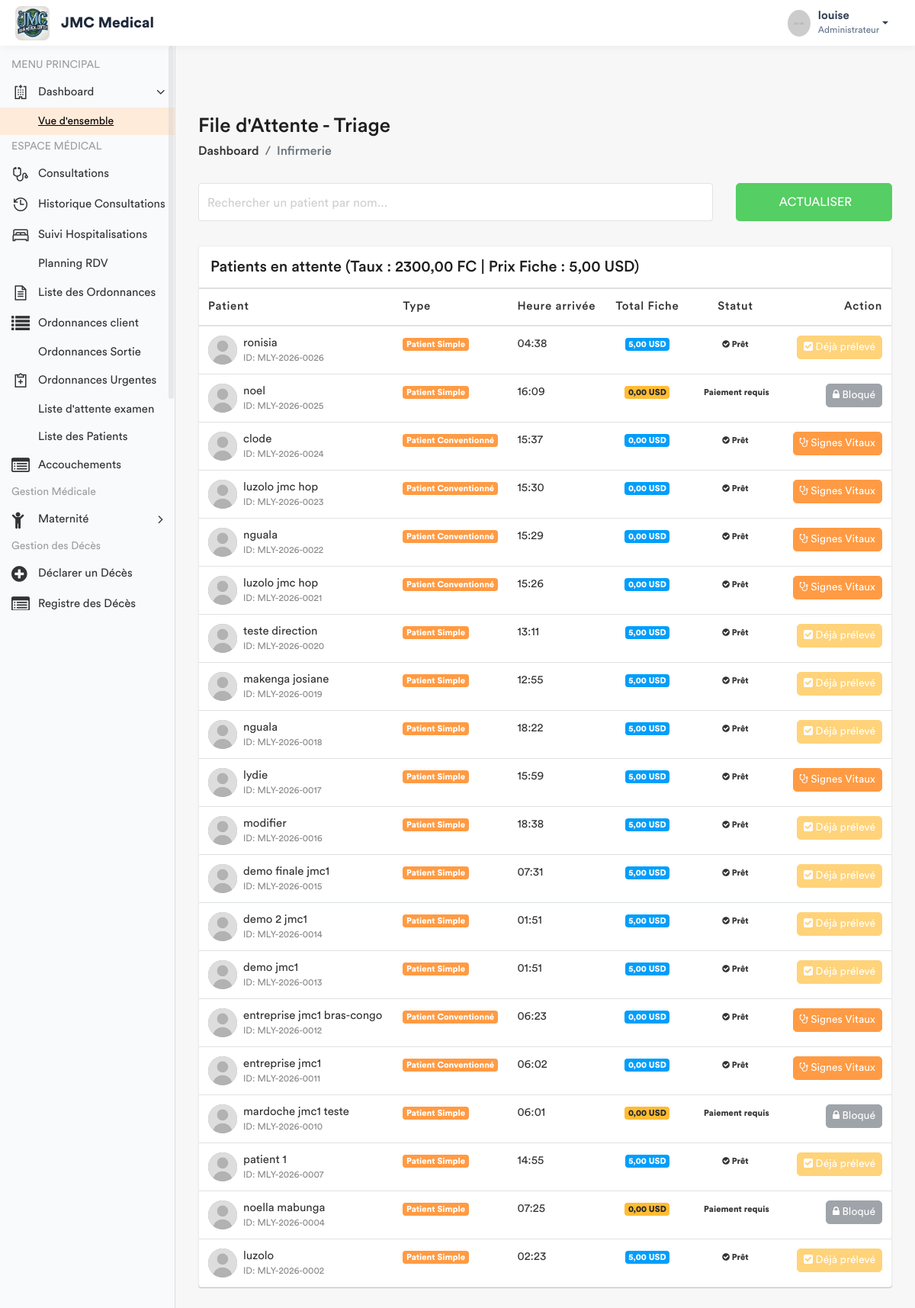
Screenshot of /infirmerie/attente/ (signed in) with the database file from the repository.
### app/models.py (models this page shows, shortened)
class ConfigurationHopital(models.Model):
    taux_usd_en_cdf = models.DecimalField(max_digits=10, decimal_places=2, default=Decimal('2500.00'))
    derniere_mise_a_jour = models.DateTimeField(auto_now=True)
    class Meta:
        verbose_name = "Configuration du Taux"
    @classmethod
    def get_taux(cls):
        config = cls.objects.first()
        if config:
            return config.taux_usd_en_cdf
        return Decimal('2500.00')

class Prestation(models.Model):
    CATEGORIES = [
        ('ADM', 'Administratif'),
        ('CONS', 'Consultation'),
        ('LABO', 'Laboratoire'),
        ('SOIN', 'Soins'),
        ('ECHO', 'Échographie'),
        ('RADIO', 'Radiologie'),
        ('SCAN', 'Scanner'),
        ('IRM', 'IRM'),
        ('CARDIO', 'Cardiographie'),
        ('GYNECO', 'Gynécographie'),
        ('ONCO', 'Oncologie'),
        ('ORTHO', 'Orthopédie'),
        ('DERMA', 'Dermatologie'),
        ('OPHTA', 'Ophtalmologie'),
        ('PSY', 'Psychiatrie'),
        ('KINE', 'Rééducation / Kinésithérapie'),
        ('MED', 'Acte Médical'),
        ('CHIR', 'Acte Chirurgical'),
        ('CONS_MAT', 'Consultation Maternité'),
        ('MAT', 'Forfait Maternité / Accouchement'),
    ]
    libelle = models.CharField(max_length=200, verbose_name="Libellé")
    categorie = models.CharField(max_length=10, choices=CATEGORIES, verbose_name="Catégorie")
    prix = models.DecimalField(max_digits=10, decimal_places=2, default=Decimal('0.00'), verbose_name="Prix (USD)")
    hopital =  models.ForeignKey(Hopital, on_delete= models.SET_NULL , null = True , related_name = 'hopital_prestation')
    valeur_normale = models.CharField(
        max_length=150, blank=True, null=True,
        verbose_name="Valeur Normale / Référence (Labo uniquement)",
        help_text="Ex: 70-110 mg/dl, Négatif, etc."
    )
    class Meta:
        verbose_name = "Prestation"
        verbose_name_plural = "Prestations"

class Patient(models.Model):
    TYPE_CHOICES = [
        ('SIMPLE', 'Patient Simple'),
        ('FIDELE', 'Patient Fidèle'),
        ('CONVENTIONNE', 'Patient Conventionné'),
    ]
    code_patient = models.CharField(max_length=20, unique=True, editable=False)
    noms = models.CharField(max_length=100)
    service = models.ForeignKey('Service', on_delete=models.PROTECT, related_name='patients', null=True)
    sexe = models.CharField(max_length=1, choices=[('M', 'Masculin'), ('F', 'Féminin')])
    age = models.CharField(max_length=30)
    adresse = models.TextField()
    telephone = models.CharField(max_length=20)
    hopital = models.ForeignKey(Hopital , on_delete=models.SET_NULL , related_name= 'patient_hopital', null = True)
    type_patient = models.CharField(max_length=15, choices=TYPE_CHOICES, default='SIMPLE')
    a_carte_fidelite = models.BooleanField(default=False, verbose_name="Possède carte de fidélité")
    entreprise = models.ForeignKey(
        'Entreprise',
        on_delete=models.SET_NULL,
        null=True,
        blank=True,
        related_name='patients',
        verbose_name="Entreprise (si conventionné)"
    )
    fiche_payee = models.BooleanField(default=False)
    created_by = models.ForeignKey(User, on_delete=models.SET_NULL, null=True, related_name='patients_crees')
    date_creation = models.DateTimeField(auto_now_add=True)
    date_modification = models.DateTimeField(auto_now=True)

### app/views.py (the view)
# urls.py: path('infirmerie/attente/', views.liste_attente_triage, name='liste_attente_triage'),
@login_required
def liste_attente_triage(request):
    taux = ConfigurationHopital.get_taux()
    role = Fonction.objects.select_related('hopital', 'fonctionKey').filter(userKey=request.user).first()
    hopital_user = role.hopital if role else None
    if not hopital_user:
        messages.error(request, "Votre compte n'est rattaché à aucun hôpital.")
        return redirect('enregistrement_patient')
    prestation_fiche = Prestation.objects.filter(
        categorie='ADM',
        libelle__icontains='Fiche',
        hopital=hopital_user
    ).first()
    prix_fiche_usd = prestation_fiche.prix if prestation_fiche else Decimal('6.00')
    patients_liste = Patient.objects.filter(hopital=hopital_user).order_by('-date_creation')
    for patient in patients_liste:
        if patient.type_patient != 'SIMPLE':
            patient.a_solde_fiche = True
            patient.total_fiche_usd = Decimal('0.00')
            patient.doit_payer_fiche = False
        else:
            patient.doit_payer_fiche = True
            paiements = Paiement.objects.filter(patient=patient, service='FICHE', hopital=hopital_user)
            total_paye_usd = sum([
                p.montant_verse if p.devise == 'USD' else (p.montant_verse / taux)
                for p in paiements
            ], Decimal('0.00'))
            patient.total_fiche_usd = total_paye_usd
            patient.a_solde_fiche = total_paye_usd >= prix_fiche_usd
        patient.a_signes_vitaux_deja_pris = SigneVital.objects.filter(patient=patient).exists()
    fonctionKey = role.fonctionKey.roleName if (role and role.fonctionKey) else None
    return render(request, 'back-end/infirmerie/liste_attente.html', {
        'patients': patients_liste,
        'taux': taux,
        'prix_fiche': prix_fiche_usd,
        'fonctionKey': fonctionKey
    })

### app/templates/back-end/infirmerie/liste_attente.html (shortened to what this page needs)
<!DOCTYPE html>
{% load static %}
<html lang="fr">
    <head>
        {% include 'back-end/includes/css.html' %}
    </head>
    <body>
        <div class="main-wrapper">
            {% include 'back-end/includes/header.html' %}
            {% include 'back-end/includes/sidebar.html' %}
            <div class="page-wrapper">
                <div class="content container-fluid">
                    <div class="page-header">
                        <div class="row align-items-center">
                            <div class="col">
                                <h3 class="page-title">File d'Attente - Triage</h3>
                                <ul class="breadcrumb">
                                    <li class="breadcrumb-item"><a href="{% url 'dashboard' %}">Dashboard</a></li>
                                    <li class="breadcrumb-item active">Infirmerie</li>
                                </ul>
                            </div>
                        </div>
                    </div>
                    <div class="row filter-row">
                        <div class="col-sm-9 col-md-9">
                            <div class="form-group form-focus">
                                <input type="text" id="searchPatient" class="form-control floating" onkeyup="filterTable()">
                                <label class="focus-label">Rechercher un patient par nom...</label>
                            </div>
                        </div>
                        <div class="col-sm-3 col-md-3">
                            <button class="btn btn-success btn-block" onclick="window.location.reload();">  Actualiser </button>
                        </div>
                    </div>
                    <div class="card card-table mt-3">
                        <div class="card-header">
                            <h4 class="card-title mb-0">Patients en attente (Taux : {{ taux }} FC | Prix Fiche : {{ prix_fiche }} USD)</h4>
                        </div>
                        <div class="card-body">
                            <div class="table-responsive">
                                <table class="table table-hover table-center mb-0" id="patientTable">
                                    <thead>
                                        <tr>
                                            <th>Patient</th>
                                            <th>Type</th>
                                            <th>Heure arrivée</th>
                                            <th class="text-center">Total Fiche</th>
                                            <th class="text-center">Statut</th>
                                            <th class="text-right">Action</th>
                                        </tr>
                                    </thead>
                                    <tbody>
                                        {% for patient in patients %}
                                        <tr>
                                            <td>
                                                <h2 class="table-avatar">
                                                    <a href="#" class="avatar avatar-sm mr-2">
                                                        <img class="avatar-img rounded-circle" src="{% static 'back-end/assets/img/user.jpg' %}" alt="User">
                                                    </a>
                                                    <a href="#">{{ patient.noms }} <span>ID: {{ patient.code_patient }}</span></a>
                                                </h2>
                                            </td>
                                            <td><span class="badge badge-primary">{{ patient.get_type_patient_display }}</span></td>
                                            <td>{{ patient.date_creation|date:"H:i" }}</td>
                                            <td class="text-center">
                                                <span class="badge {% if patient.a_solde_fiche %}badge-info{% else %}badge-warning{% endif %}">
                                                    {{ patient.total_fiche_usd|floatformat:2 }} USD
                                                </span>
                                            </td>
                                            <td class="text-center">
                                                {% if patient.a_solde_fiche %}
                                                    <span class="badge badge-success-border"><i class="fa fa-check-circle"></i> Prêt</span>
                                                {% else %}
                                                    <span class="badge badge-danger-border"> Paiement requis</span>
                                                {% endif %}
                                            </td>
                                            <td class="text-right">
                                                {% if not patient.a_solde_fiche and patient.doit_payer_fiche %}
                                                    <button class="btn btn-secondary btn-sm" disabled title="Le patient doit solder {{ prix_fiche }} USD">
                                                        <i class="fa fa-lock"></i> Bloqué
                                                    </button>
                                                {% elif patient.a_signes_vitaux_deja_pris %}
                                                    <button class="btn btn-warning btn-sm" disabled>
                                                        <i class="fa fa-check-square"></i> Déjà prélevé
                                                    </button>
                                                {% else %}
                                                    <a href="{% url 'saisir_signes' patient.id %}" class="btn btn-primary btn-sm">
                                                        <i class="fa fa-stethoscope"></i> Signes Vitaux
                                                    </a>
                                                {% endif %}
                                            </td>
                                        </tr>
                                        {% empty %}
                                        <tr>
                                            <td colspan="6" class="text-center py-4">Aucun patient en attente.</td>
                                        </tr>
                                        {% endfor %}
                                    </tbody>
                                </table>
                            </div>
                        </div>
                    </div>
                </div>
            </div>
        </div>
    </body>
</html>

### app/templates/back-end/includes/header.html (shortened to what this page needs)
{% load static %}
<header class="header-modern" style="background: #ffffff; height: 60px; box-shadow: 0 2px 10px rgba(0,0,0,0.05); display: flex; align-items: center; padding: 0 20px; position: relative; z-index: 1060;">
    <div class="header-left" style="display: flex; align-items: center;">
        <a href="{% url 'home' %}" class="logo">
            <img src="{% static 'front-end/assets/img/dr/jmc.jpeg' %}" width="45" height="45" alt="Moyanoli" style="border-radius: 8px;">
        </a>
        <span style="font-weight: 700; font-size: 1.2rem; margin-left: 15px; color: #1e293b;">JMC Medical</span>
    </div>
    <ul class="nav user-menu" style="list-style: none; display: flex; align-items: center; margin-left: auto;">
        <li class="nav-item dropdown has-arrow main-drop">
            <a href="#" class="dropdown-toggle nav-link" data-toggle="dropdown" style="display: flex; align-items: center; color: #334155; text-decoration: none;">
                <span class="user-img" style="margin-right: 10px;">
                    <img src="{% static 'back-end/assets/img/profiles/avatar-21.jpg' %}" width="35" height="35" alt="User" style="border-radius: 50%;">
                </span>
                <div style="line-height: 1.2;">
                    <span style="font-weight: 600; display: block;">{{ user.username }}</span>
                    <span style="font-size: 0.75rem; color: #64748b;">Administrateur</span>
                </div>
            </a>
        </li>
    </ul>
</header>

### rows the page displays
ConfigurationHopital: taux_usd_en_cdf "2300,00"
Prestation: prix "5,00"
Patient: noms "ronisia", code_patient "MLY-2026-0026", type_patient "Patient Simple", date_creation "04:38", total_fiche_usd "5,00", shows "Prêt", shows "Déjà prélevé"
Patient: noms "noel", code_patient "MLY-2026-0025", type_patient "Patient Simple", date_creation "16:09", total_fiche_usd "0,00", shows "Paiement requis"
Patient: noms "clode", code_patient "MLY-2026-0024", type_patient "Patient Conventionné", date_creation "15:37", total_fiche_usd "0,00", shows "Prêt", shows "Signes Vitaux"
Patient: noms "luzolo jmc hop", code_patient "MLY-2026-0023", type_patient "Patient Conventionné", date_creation "15:30", total_fiche_usd "0,00", shows "Prêt", shows "Signes Vitaux"
Patient: noms "nguala", code_patient "MLY-2026-0022", type_patient "Patient Conventionné", date_creation "15:29", total_fiche_usd "0,00", shows "Prêt", shows "Signes Vitaux"
Patient: noms "luzolo jmc hop", code_patient "MLY-2026-0021", type_patient "Patient Conventionné", date_creation "15:26", total_fiche_usd "0,00", shows "Prêt", shows "Signes Vitaux"
Patient: noms "teste direction", code_patient "MLY-2026-0020", type_patient "Patient Simple", date_creation "13:11", total_fiche_usd "5,00", shows "Prêt", shows "Déjà prélevé"
Patient: noms "makenga josiane", code_patient "MLY-2026-0019", type_patient "Patient Simple", date_creation "12:55", total_fiche_usd "5,00", shows "Prêt", shows "Déjà prélevé"
Patient: noms "nguala", code_patient "MLY-2026-0018", type_patient "Patient Simple", date_creation "18:22", total_fiche_usd "5,00", shows "Prêt", shows "Déjà prélevé"
Patient: noms "lydie", code_patient "MLY-2026-0017", type_patient "Patient Simple", date_creation "15:59", total_fiche_usd "5,00", shows "Prêt", shows "Signes Vitaux"
Patient: noms "modifier", code_patient "MLY-2026-0016", type_patient "Patient Simple", date_creation "18:38", total_fiche_usd "5,00", shows "Prêt", shows "Déjà prélevé"
Patient: noms "demo finale jmc1", code_patient "MLY-2026-0015", type_patient "Patient Simple", date_creation "07:31", total_fiche_usd "5,00", shows "Prêt", shows "Déjà prélevé"
Patient: noms "demo 2 jmc1", code_patient "MLY-2026-0014", type_patient "Patient Simple", date_creation "01:51", total_fiche_usd "5,00", shows "Prêt", shows "Déjà prélevé"
Patient: noms "demo jmc1", code_patient "MLY-2026-0013", type_patient "Patient Simple", date_creation "01:51", total_fiche_usd "5,00", shows "Prêt", shows "Déjà prélevé"
Patient: noms "entreprise jmc1 bras-congo", code_patient "MLY-2026-0012", type_patient "Patient Conventionné", date_creation "06:23", total_fiche_usd "0,00", shows "Prêt", shows "Signes Vitaux"
Patient: noms "entreprise jmc1", code_patient "MLY-2026-0011", type_patient "Patient Conventionné", date_creation "06:02", total_fiche_usd "0,00", shows "Prêt", shows "Signes Vitaux"
Patient: noms "mardoche jmc1 teste", code_patient "MLY-2026-0010", type_patient "Patient Simple", date_creation "06:01", total_fiche_usd "0,00", shows "Paiement requis"
Patient: noms "patient 1", code_patient "MLY-2026-0007", type_patient "Patient Simple", date_creation "14:55", total_fiche_usd "5,00", shows "Prêt", shows "Déjà prélevé"
Patient: noms "noella mabunga", code_patient "MLY-2026-0004", type_patient "Patient Simple", date_creation "07:25", total_fiche_usd "0,00", shows "Paiement requis"
Patient: noms "luzolo", code_patient "MLY-2026-0002", type_patient "Patient Simple", date_creation "02:23", total_fiche_usd "5,00", shows "Prêt", shows "Déjà prélevé"

### other values shown
{{ user.username }} "louise"
